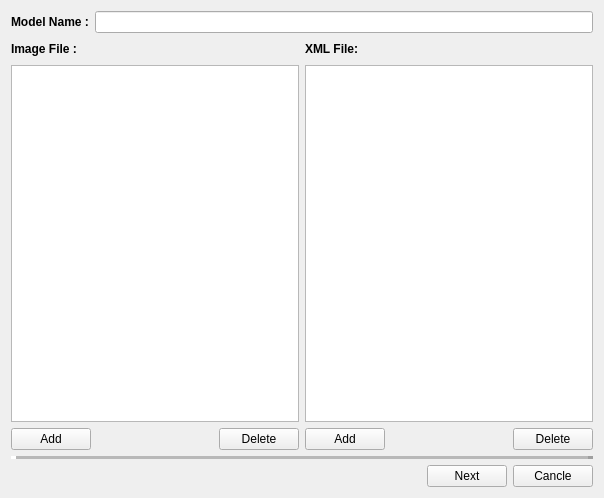
<?xml version="1.0" encoding="UTF-8"?>
<ui version="4.0">
 <class>Form</class>
 <widget class="QWidget" name="Form">
  <property name="geometry">
   <rect>
    <x>0</x>
    <y>0</y>
    <width>604</width>
    <height>498</height>
   </rect>
  </property>
  <property name="windowTitle">
   <string>Form</string>
  </property>
  <layout class="QVBoxLayout" name="verticalLayout_3">
   <item>
    <layout class="QHBoxLayout" name="horizontalLayout">
     <item>
      <widget class="QLabel" name="modelNameLabel">
       <property name="font">
        <font>
         <family>Arial</family>
         <pointsize>9</pointsize>
         <weight>75</weight>
         <bold>true</bold>
        </font>
       </property>
       <property name="text">
        <string>Model Name :</string>
       </property>
      </widget>
     </item>
     <item>
      <widget class="QLineEdit" name="modelNameLineEdit"/>
     </item>
    </layout>
   </item>
   <item>
    <layout class="QHBoxLayout" name="horizontalLayout_7">
     <item>
      <layout class="QVBoxLayout" name="verticalLayout">
       <item>
        <layout class="QHBoxLayout" name="horizontalLayout_4">
         <item>
          <widget class="QLabel" name="imageNameLabel">
           <property name="font">
            <font>
             <family>Arial</family>
             <pointsize>9</pointsize>
             <weight>75</weight>
             <bold>true</bold>
            </font>
           </property>
           <property name="text">
            <string>Image File :</string>
           </property>
          </widget>
         </item>
         <item>
          <spacer name="horizontalSpacer_6">
           <property name="orientation">
            <enum>Qt::Horizontal</enum>
           </property>
           <property name="sizeHint" stdset="0">
            <size>
             <width>40</width>
             <height>20</height>
            </size>
           </property>
          </spacer>
         </item>
        </layout>
       </item>
       <item>
        <widget class="QListWidget" name="imageListWidget"/>
       </item>
       <item>
        <layout class="QHBoxLayout" name="horizontalLayout_2">
         <item>
          <widget class="QPushButton" name="imageAddButton">
           <property name="text">
            <string>Add</string>
           </property>
          </widget>
         </item>
         <item>
          <spacer name="horizontalSpacer_2">
           <property name="orientation">
            <enum>Qt::Horizontal</enum>
           </property>
           <property name="sizeHint" stdset="0">
            <size>
             <width>40</width>
             <height>20</height>
            </size>
           </property>
          </spacer>
         </item>
         <item>
          <spacer name="horizontalSpacer_3">
           <property name="orientation">
            <enum>Qt::Horizontal</enum>
           </property>
           <property name="sizeHint" stdset="0">
            <size>
             <width>40</width>
             <height>20</height>
            </size>
           </property>
          </spacer>
         </item>
         <item>
          <widget class="QPushButton" name="imageDeleteButton">
           <property name="text">
            <string>Delete</string>
           </property>
          </widget>
         </item>
        </layout>
       </item>
      </layout>
     </item>
     <item>
      <layout class="QVBoxLayout" name="verticalLayout_2">
       <item>
        <layout class="QHBoxLayout" name="horizontalLayout_6">
         <item>
          <widget class="QLabel" name="xmlNameLabel">
           <property name="font">
            <font>
             <family>Arial</family>
             <pointsize>9</pointsize>
             <weight>75</weight>
             <bold>true</bold>
            </font>
           </property>
           <property name="text">
            <string>XML File:</string>
           </property>
          </widget>
         </item>
         <item>
          <spacer name="horizontalSpacer_7">
           <property name="orientation">
            <enum>Qt::Horizontal</enum>
           </property>
           <property name="sizeHint" stdset="0">
            <size>
             <width>40</width>
             <height>20</height>
            </size>
           </property>
          </spacer>
         </item>
        </layout>
       </item>
       <item>
        <widget class="QListWidget" name="xmlListWidget">
         <property name="lineWidth">
          <number>5</number>
         </property>
        </widget>
       </item>
       <item>
        <layout class="QHBoxLayout" name="horizontalLayout_3">
         <item>
          <widget class="QPushButton" name="xmlAddButton">
           <property name="text">
            <string>Add</string>
           </property>
          </widget>
         </item>
         <item>
          <spacer name="horizontalSpacer_4">
           <property name="orientation">
            <enum>Qt::Horizontal</enum>
           </property>
           <property name="sizeHint" stdset="0">
            <size>
             <width>40</width>
             <height>20</height>
            </size>
           </property>
          </spacer>
         </item>
         <item>
          <spacer name="horizontalSpacer_5">
           <property name="orientation">
            <enum>Qt::Horizontal</enum>
           </property>
           <property name="sizeHint" stdset="0">
            <size>
             <width>40</width>
             <height>20</height>
            </size>
           </property>
          </spacer>
         </item>
         <item>
          <widget class="QPushButton" name="xmlDeleteButton">
           <property name="text">
            <string>Delete</string>
           </property>
          </widget>
         </item>
        </layout>
       </item>
      </layout>
     </item>
    </layout>
   </item>
   <item>
    <widget class="Line" name="line">
     <property name="enabled">
      <bool>true</bool>
     </property>
     <property name="font">
      <font>
       <pointsize>16</pointsize>
       <weight>75</weight>
       <bold>true</bold>
       <underline>false</underline>
       <strikeout>false</strikeout>
      </font>
     </property>
     <property name="frameShadow">
      <enum>QFrame::Raised</enum>
     </property>
     <property name="lineWidth">
      <number>5</number>
     </property>
     <property name="midLineWidth">
      <number>5</number>
     </property>
     <property name="orientation">
      <enum>Qt::Horizontal</enum>
     </property>
    </widget>
   </item>
   <item>
    <layout class="QHBoxLayout" name="horizontalLayout_5">
     <item>
      <spacer name="horizontalSpacer">
       <property name="orientation">
        <enum>Qt::Horizontal</enum>
       </property>
       <property name="sizeHint" stdset="0">
        <size>
         <width>40</width>
         <height>20</height>
        </size>
       </property>
      </spacer>
     </item>
     <item>
      <widget class="QPushButton" name="nextButton">
       <property name="text">
        <string>Next</string>
       </property>
      </widget>
     </item>
     <item>
      <widget class="QPushButton" name="cancleButton">
       <property name="text">
        <string>Cancle</string>
       </property>
      </widget>
     </item>
    </layout>
   </item>
  </layout>
 </widget>
 <resources/>
 <connections/>
</ui>
